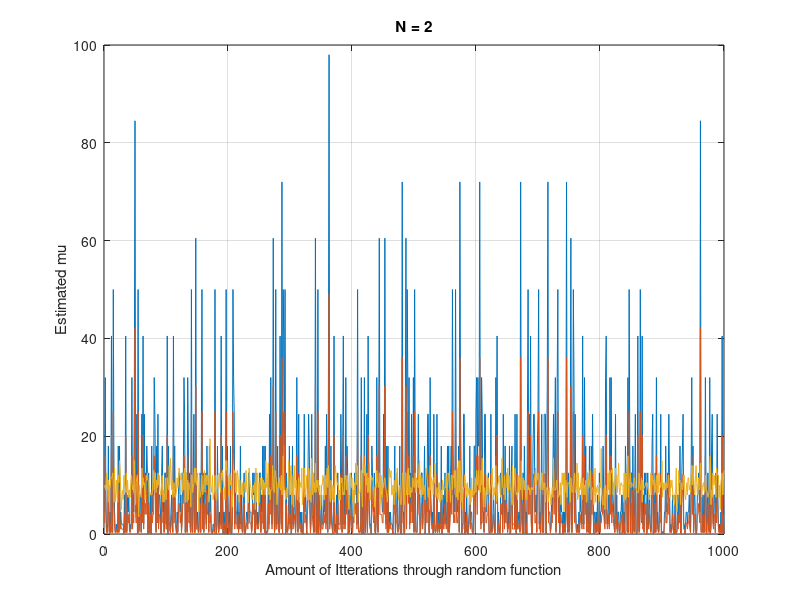

This chart was generated by the following MATLAB code: (Note: this script raises an error after producing the figure.)
clc;clear;clf;
N = [2,5,10,50,100];
M = 1000;
mu = 10;

r1 = poissrnd(mu,N(1),M);
r2 = poissrnd(mu,N(2),M);
r3 = poissrnd(mu,N(3),M);
r4 = poissrnd(mu,N(4),M);
r5 = poissrnd(mu,N(5),M);

mu_spike = [mean(r1);mean(r2);mean(r3);mean(r4);mean(r5)];
mu_axon = [mean([r1-mu_spike(1,:)].^2);mean([r2-mu_spike(2,:)].^2);mean([r3-mu_spike(3,:)].^2);mean([r4-mu_spike(4,:)].^2);mean([r5-mu_spike(5,:)].^2);];
mu_axon_fixed = [(N(1)/(N(1)-1)).*mu_axon(1,:);(N(2)/(N(2)-1))*mu_axon(2,:);(N(3)/(N(3)-1))*mu_axon(3,:);(N(4)/(N(4)-1))*mu_axon(4,:);(N(5)/(N(5)-1))*mu_axon(5,:)];

E_mu_spike = mean(mu_spike');
E_mu_axon = mean(mu_axon');
E_mu_axon_fixed = mean(mu_axon_fixed');

figure(1); plot([1:1000],mu_axon_fixed(1,:),[1:1000],mu_axon(1,:),[1:1000],mu_spike(1,:)); title("N = 2"); grid on; % N = 2
ylabel("Estimated {\mu}"); xlabel("Amount of Itterations through random function"); yline(mu,'b--');
legend("{\mu} axon fixed","{\mu} axon","{\mu} spike");
figure(2); plot([1:1000],mu_axon_fixed(2,:),[1:1000],mu_axon(2,:),[1:1000],mu_spike(2,:)); title("N = 5"); grid on; % N = 5
ylabel("Estimated {\mu}"); xlabel("Amount of Itterations through random function"); yline(mu,"b--")
legend("{\mu} axon fixed","{\mu} axon","{\mu} spike");
figure(3); plot([1:1000],mu_axon_fixed(3,:),[1:1000],mu_axon(3,:),[1:1000],mu_spike(3,:)); title("N = 10"); grid on; % N = 10
ylabel("Estimated {\mu}"); xlabel("Amount of Itterations through random function"); yline(mu,"b--")
legend("{\mu} axon fixed","{\mu} axon","{\mu} spike");
figure(4); plot([1:1000],mu_axon_fixed(4,:),[1:1000],mu_axon(4,:),[1:1000],mu_spike(4,:)); title("N = 50"); grid on; % N = 50
ylabel("Estimated {\mu}"); xlabel("Amount of Itterations through random function"); yline(mu,"b--")
legend("{\mu} axon fixed","{\mu} axon","{\mu} spike");
figure(5); plot([1:1000],mu_axon_fixed(5,:),[1:1000],mu_axon(5,:),[1:1000],mu_spike(5,:)); title("N = 100"); grid on; % N = 100
ylabel("Estimated {\mu}"); xlabel("Amount of Itterations through random function"); yline(mu,"b--")
legend("{\mu} axon fixed","{\mu} axon","{\mu} spike");

figure(6); 

subplot(311); stem(N,E_mu_spike); grid on;
title("E({\mu}_s_p_i_k_e)"); xlabel("N"); ylabel("E({\mu})"); xticks([ 2 5 10 50 100]); xticklabels({'N = 2','N = 5','N = 10', 'N = 50', 'N = 100'});
subplot(312); stem(N,E_mu_axon); grid on;
title("E({\mu}_a_x_o_n)"); xlabel("N"); ylabel("E({\mu})"); xticks([ 2 5 10 50 100]); xticklabels({'N = 2','N = 5','N = 10', 'N = 50', 'N = 100'});
subplot(313); stem(N,E_mu_axon_fixed); grid on;
title("E({\mu}_a_x_o_n _f_i_x_e_d)"); xlabel("N"); ylabel("E({\mu})"); xticks([ 2 5 10 50 100]); xticklabels({'N = 2','N = 5','N = 10', 'N = 50', 'N = 100'});

B_mu_spike = mu - E_mu_spike;
B_mu_axon = mu - E_mu_axon;
B_mu_axon_fixed = mu - E_mu_axon_fixed;

var_mu_spike = var(mu_spike');
var_mu_axon = var(mu_axon');
var_mu_axon_fixed = var(mu_axon_fixed');

mse_spike_vec = []; mse_axon_vec = []; mse_axon_fixed_vec = [];
for i = [1:5]
    mse_spike_vec = [mse_spike_vec, immse(E_mu_spike(1,i),mu)];
    mse_axon_vec = [mse_axon_vec, immse(E_mu_axon(1,i),mu)];
    mse_axon_fixed_vec = [mse_axon_fixed_vec, immse(E_mu_axon_fixed(1,i),mu)];
end

figure(7); clf(7);  

hold on; stem(N,B_mu_spike); stem(N,B_mu_axon); stem(N,B_mu_axon_fixed); grid on;
xlabel("N"); ylabel("B({\mu})"); xticks([ 2 5 10 50 100]); xticklabels({'N = 2','N = 5','N = 10', 'N = 50', 'N = 100'});
legend("{\mu} - E({\mu}_s_p_i_k_e)","{\mu} - E({\mu}_a_x_o_n)","{\mu} - E({\mu}_a_x_o_n _f_i_x_e_d)");
title("Bias for all Estimations"); hold off;

figure(8); clf(8);
hold on; stem(N,var_mu_spike); stem(N,var_mu_axon); stem(N,var_mu_axon_fixed); grid on;
xlabel("N"); ylabel("Var({\mu})"); xticks([ 2 5 10 50 100]); xticklabels({'N = 2','N = 5','N = 10', 'N = 50', 'N = 100'});
legend("Var({\mu}_s_p_i_k_e)","Var({\mu}_a_x_o_n)","Var({\mu}_a_x_o_n _f_i_x_e_d)");
title("Variance for all Estimations"); hold off;

figure(9); clf(9)
hold on; stem(N,mse_spike_vec); stem(N,mse_axon_vec); stem(N,mse_axon_fixed_vec); grid on;
xlabel("N"); ylabel("MSE({\mu})"); xticks([ 2 5 10 50 100]); xticklabels({'N = 2','N = 5','N = 10', 'N = 50', 'N = 100'});
legend("MSE({\mu}_s_p_i_k_e)","MSE({\mu}_a_x_o_n)","MSE({\mu}_a_x_o_n _f_i_x_e_d)");
title("MSE for all Estimations"); hold off;
mse_spike_vec
mse_axon_fixed_vec